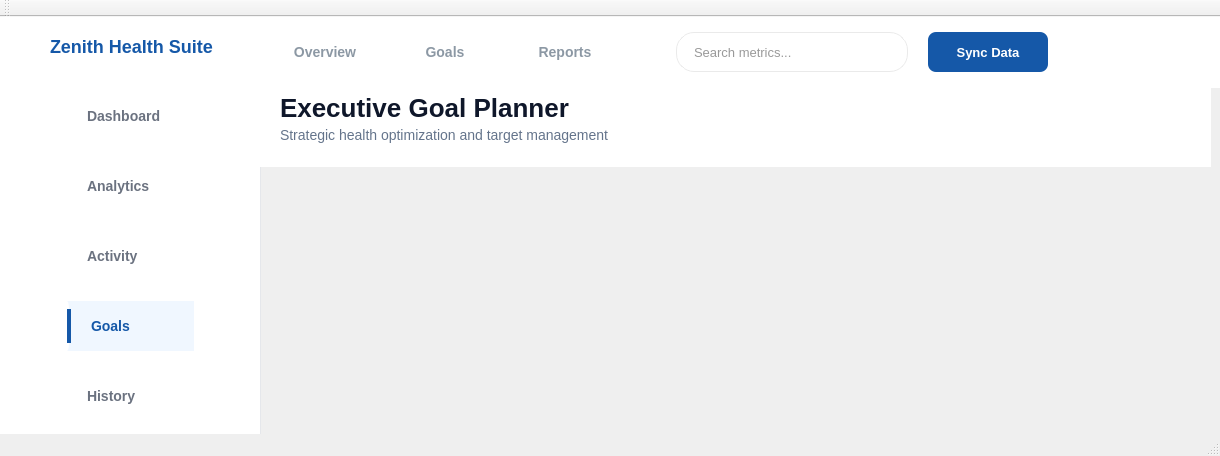
<?xml version="1.0" encoding="UTF-8"?>
<ui version="4.0">
 <class>GoalsClass</class>
 <widget class="QMainWindow" name="GoalsClass">
  <property name="geometry">
   <rect>
    <x>0</x>
    <y>0</y>
    <width>1220</width>
    <height>456</height>
   </rect>
  </property>
  <property name="windowTitle">
   <string>Goals</string>
  </property>
  <property name="styleSheet">
   <string notr="true">#headerWidget QPushButton {
    background-color: transparent;
    border: none;
    color: #8C98A4;
    font-size: 14px;
    font-weight: bold;
    padding: 5px 10px;
}

#headerWidget QPushButton:hover {
    color: #1558A8;
}

#navOverviewButton {
    color: #1558A8 !important;
    border-bottom: 3px solid #1558A8;
    border-radius: 0px;
}

#searchLineEdit {
    background-color: #FFFFFF;
    color: #333333;
    border: 1px solid #EAEAEA;
    border-radius: 18px;
    padding: 8px 15px;
    font-size: 13px;
    min-width: 200px;
}


QLabel {
    font-family: 'Segoe UI', 'Roboto', sans-serif;
}

</string>
  </property>
  <widget class="QWidget" name="centralWidget">
   <widget class="QWidget" name="sidebarWidget" native="true">
    <property name="geometry">
     <rect>
      <x>0</x>
      <y>0</y>
      <width>261</width>
      <height>703</height>
     </rect>
    </property>
    <property name="sizePolicy">
     <sizepolicy hsizetype="Fixed" vsizetype="Preferred">
      <horstretch>0</horstretch>
      <verstretch>0</verstretch>
     </sizepolicy>
    </property>
    <property name="minimumSize">
     <size>
      <width>261</width>
      <height>0</height>
     </size>
    </property>
    <property name="maximumSize">
     <size>
      <width>250</width>
      <height>16777215</height>
     </size>
    </property>
    <property name="styleSheet">
     <string notr="true">#sidebarWidget {
    background-color: #FFFFFF;
    border-right: 1px solid #E5E7EB;
    min-width: 260px; 
}

#appNameLabel {
    color: #1558A8;
    font-size: 18px;
    font-weight: 800;
    padding: 5px 15px 0px 15px;
    background-color: transparent;
    margin-top: 0px;
    border: none;
    min-height: 30px;
    max-height: 35px;
}

#sidebarWidget QPushButton {
    text-align: left;
    padding: 8px 20px;
    background-color: transparent;
    border: none;
    color: #6B7280; 
    font-size: 14px;
    font-weight: 600;
    margin: 2px 15px; 
    border-radius: 8px;
    min-height: 34px; 
}

#sidebarWidget QPushButton:hover {
    background-color: #F0F7FF; 
    color: #1558A8;            
}

QPushButton#goalsButton {
    background-color: #F0F7FF !important;
    color: #1558A8 !important;
    font-weight: 900 !important;
    border-left: 4px solid #1558A8 !important;
    border-radius: 0px 8px 8px 0px !important;
}


</string>
    </property>
    <widget class="QLabel" name="appNameLabel">
     <property name="geometry">
      <rect>
       <x>30</x>
       <y>9</y>
       <width>204</width>
       <height>35</height>
      </rect>
     </property>
     <property name="text">
      <string>Zenith Health Suite</string>
     </property>
    </widget>
    <widget class="QWidget" name="layoutWidget">
     <property name="geometry">
      <rect>
       <x>41</x>
       <y>51</y>
       <width>179</width>
       <height>521</height>
      </rect>
     </property>
     <layout class="QVBoxLayout" name="verticalLayout_2">
      <item>
       <widget class="QPushButton" name="dashboardButton">
        <property name="text">
         <string>Dashboard</string>
        </property>
        <property name="icon">
         <iconset>
          <normaloff>icons/dashboard_24dp_1F1F1F_FILL0_wght400_GRAD0_opsz24.png</normaloff>icons/dashboard_24dp_1F1F1F_FILL0_wght400_GRAD0_opsz24.png</iconset>
        </property>
        <property name="iconSize">
         <size>
          <width>24</width>
          <height>24</height>
         </size>
        </property>
       </widget>
      </item>
      <item>
       <widget class="QPushButton" name="analyticsButton">
        <property name="text">
         <string>Analytics</string>
        </property>
        <property name="icon">
         <iconset>
          <normaloff>icons/analytics_24dp_1F1F1F_FILL0_wght400_GRAD0_opsz24.png</normaloff>icons/analytics_24dp_1F1F1F_FILL0_wght400_GRAD0_opsz24.png</iconset>
        </property>
        <property name="iconSize">
         <size>
          <width>24</width>
          <height>24</height>
         </size>
        </property>
       </widget>
      </item>
      <item>
       <widget class="QPushButton" name="activityButton">
        <property name="text">
         <string>Activity</string>
        </property>
        <property name="icon">
         <iconset>
          <normaloff>icons/moving_24dp_000000_FILL0_wght400_GRAD0_opsz24.png</normaloff>icons/moving_24dp_000000_FILL0_wght400_GRAD0_opsz24.png</iconset>
        </property>
        <property name="iconSize">
         <size>
          <width>24</width>
          <height>24</height>
         </size>
        </property>
       </widget>
      </item>
      <item>
       <widget class="QPushButton" name="goalsButton">
        <property name="text">
         <string>Goals</string>
        </property>
        <property name="icon">
         <iconset>
          <normaloff>icons/circle_circle_24dp_000000_FILL0_wght400_GRAD0_opsz24.png</normaloff>icons/circle_circle_24dp_000000_FILL0_wght400_GRAD0_opsz24.png</iconset>
        </property>
        <property name="iconSize">
         <size>
          <width>24</width>
          <height>24</height>
         </size>
        </property>
       </widget>
      </item>
      <item>
       <widget class="QPushButton" name="historyButton">
        <property name="text">
         <string>History</string>
        </property>
        <property name="icon">
         <iconset>
          <normaloff>icons/history_24dp_000000_FILL0_wght400_GRAD0_opsz24.png</normaloff>icons/history_24dp_000000_FILL0_wght400_GRAD0_opsz24.png</iconset>
        </property>
        <property name="iconSize">
         <size>
          <width>24</width>
          <height>24</height>
         </size>
        </property>
       </widget>
      </item>
      <item>
       <widget class="QPushButton" name="settingsButton">
        <property name="text">
         <string>Settings</string>
        </property>
        <property name="icon">
         <iconset>
          <normaloff>icons/analytics_24dp_1F1F1F_FILL0_wght400_GRAD0_opsz24.png</normaloff>icons/analytics_24dp_1F1F1F_FILL0_wght400_GRAD0_opsz24.png</iconset>
        </property>
        <property name="iconSize">
         <size>
          <width>24</width>
          <height>24</height>
         </size>
        </property>
       </widget>
      </item>
      <item>
       <widget class="QPushButton" name="supportButton">
        <property name="minimumSize">
         <size>
          <width>0</width>
          <height>54</height>
         </size>
        </property>
        <property name="text">
         <string>Support</string>
        </property>
        <property name="icon">
         <iconset>
          <normaloff>icons/contact_support_24dp_000000_FILL0_wght400_GRAD0_opsz24.png</normaloff>icons/contact_support_24dp_000000_FILL0_wght400_GRAD0_opsz24.png</iconset>
        </property>
        <property name="iconSize">
         <size>
          <width>24</width>
          <height>24</height>
         </size>
        </property>
       </widget>
      </item>
     </layout>
    </widget>
   </widget>
   <widget class="QWidget" name="headerWidget" native="true">
    <property name="geometry">
     <rect>
      <x>260</x>
      <y>0</y>
      <width>961</width>
      <height>71</height>
     </rect>
    </property>
    <property name="maximumSize">
     <size>
      <width>16777215</width>
      <height>100</height>
     </size>
    </property>
    <property name="styleSheet">
     <string notr="true"> #headerWidget  {
background-color: #FFFFFF;
}
#headerWidget QPushButton {
    background-color: transparent;
    border: none;
    color: #8C98A4;
    font-size: 14px;
    font-weight: bold;
    padding: 5px 10px;
}

#headerWidget QPushButton:hover {
    color: #1558A8;
}

#navOverviewButton {
    color: #1558A8 !important;
    border-bottom: 3px solid #1558A8;
    border-radius: 0px;
}

#searchLineEdit {
    background-color: #FFFFFF;
    color: #333333;
    border: 1px solid #EAEAEA;
    border-radius: 18px;
    padding: 8px 15px;
    font-size: 13px;
    min-width: 200px;
}
QLabel#executiveDashboardLabel {
    color: #1558A8;
    font-size: 16px;
    font-weight: 800;
    letter-spacing: 2px;
    text-transform: uppercase;
}


</string>
    </property>
    <layout class="QHBoxLayout" name="horizontalLayout_3">
     <property name="spacing">
      <number>20</number>
     </property>
     <property name="leftMargin">
      <number>15</number>
     </property>
     <property name="topMargin">
      <number>10</number>
     </property>
     <property name="rightMargin">
      <number>15</number>
     </property>
     <property name="bottomMargin">
      <number>10</number>
     </property>
     <item>
      <widget class="QPushButton" name="navOverviewButton">
       <property name="minimumSize">
        <size>
         <width>100</width>
         <height>40</height>
        </size>
       </property>
       <property name="text">
        <string>Overview</string>
       </property>
      </widget>
     </item>
     <item>
      <widget class="QPushButton" name="reportsTabButton">
       <property name="minimumSize">
        <size>
         <width>100</width>
         <height>40</height>
        </size>
       </property>
       <property name="text">
        <string>Goals</string>
       </property>
      </widget>
     </item>
     <item>
      <widget class="QPushButton" name="inventoryTabButton">
       <property name="minimumSize">
        <size>
         <width>100</width>
         <height>40</height>
        </size>
       </property>
       <property name="text">
        <string>Reports</string>
       </property>
      </widget>
     </item>
     <item>
      <spacer name="horizontalSpacer">
       <property name="orientation">
        <enum>Qt::Orientation::Horizontal</enum>
       </property>
       <property name="sizeHint" stdset="0">
        <size>
         <width>13</width>
         <height>20</height>
        </size>
       </property>
      </spacer>
     </item>
     <item>
      <widget class="QLineEdit" name="searchLineEdit">
       <property name="minimumSize">
        <size>
         <width>232</width>
         <height>40</height>
        </size>
       </property>
       <property name="placeholderText">
        <string>Search metrics...</string>
       </property>
      </widget>
     </item>
     <item>
      <widget class="QPushButton" name="syncDataButton">
       <property name="minimumSize">
        <size>
         <width>120</width>
         <height>40</height>
        </size>
       </property>
       <property name="styleSheet">
        <string notr="true">#syncDataButton {
    background-color: #1558A8 !important; 
    color: #FFFFFF !important;             
    font-weight: bold;
    font-size: 13px;
    border-radius: 8px;
    padding: 8px 20px;
    border: none;
}

#syncDataButton:hover {
    background-color: #0E417F !important;
}
</string>
       </property>
       <property name="text">
        <string>Sync Data</string>
       </property>
      </widget>
     </item>
     <item>
      <widget class="QPushButton" name="bellButton">
       <property name="text">
        <string/>
       </property>
       <property name="icon">
        <iconset>
         <normaloff>icons/notifications_24dp_000000_FILL0_wght400_GRAD0_opsz24.png</normaloff>icons/notifications_24dp_000000_FILL0_wght400_GRAD0_opsz24.png</iconset>
       </property>
       <property name="iconSize">
        <size>
         <width>24</width>
         <height>24</height>
        </size>
       </property>
      </widget>
     </item>
     <item>
      <widget class="QPushButton" name="profileButton">
       <property name="text">
        <string/>
       </property>
       <property name="icon">
        <iconset>
         <normaloff>icons/account_circle_24dp_000000_FILL0_wght400_GRAD0_opsz24.png</normaloff>icons/account_circle_24dp_000000_FILL0_wght400_GRAD0_opsz24.png</iconset>
       </property>
       <property name="iconSize">
        <size>
         <width>24</width>
         <height>24</height>
        </size>
       </property>
      </widget>
     </item>
    </layout>
   </widget>
   <widget class="QFrame" name="titleFrame">
    <property name="geometry">
     <rect>
      <x>260</x>
      <y>70</y>
      <width>951</width>
      <height>80</height>
     </rect>
    </property>
    <property name="styleSheet">
     <string notr="true">/* 1. Title Frame ka apna background White karein */
#titleFrame {
    background-color: #FFFFFF; 
    border: none;
}

/* 2. Main Title (Executive Goal Planner) ka design */
#titleFrame #lblMainTitle {
    color: #0F172A;/* Dark Blue/Black */
    font-size: 26px;
    font-weight: 900; /* Extra Bold */
    background-color: transparent; /* Taake peechay ka white frame nazar aaye */
}

/* 3. Subtitle (Strategic health...) ka design */
#titleFrame #lblSubTitle {
    color: #64748B; /* Grey Color */
    font-size: 14px;
    background-color: transparent; /* Taake peechay ka white frame nazar aaye */
}</string>
    </property>
    <property name="frameShape">
     <enum>QFrame::Shape::StyledPanel</enum>
    </property>
    <property name="frameShadow">
     <enum>QFrame::Shadow::Raised</enum>
    </property>
    <widget class="QLabel" name="lblMainTitle">
     <property name="geometry">
      <rect>
       <x>20</x>
       <y>10</y>
       <width>311</width>
       <height>21</height>
      </rect>
     </property>
     <property name="text">
      <string>Executive Goal Planner</string>
     </property>
    </widget>
    <widget class="QLabel" name="lblSubTitle">
     <property name="geometry">
      <rect>
       <x>20</x>
       <y>40</y>
       <width>361</width>
       <height>16</height>
      </rect>
     </property>
     <property name="text">
      <string>Strategic health optimization and target management</string>
     </property>
    </widget>
   </widget>
  </widget>
  <widget class="QMenuBar" name="menuBar">
   <property name="geometry">
    <rect>
     <x>0</x>
     <y>0</y>
     <width>1220</width>
     <height>21</height>
    </rect>
   </property>
  </widget>
  <widget class="QToolBar" name="mainToolBar">
   <attribute name="toolBarArea">
    <enum>TopToolBarArea</enum>
   </attribute>
   <attribute name="toolBarBreak">
    <bool>false</bool>
   </attribute>
  </widget>
  <widget class="QStatusBar" name="statusBar"/>
 </widget>
 <layoutdefault spacing="6" margin="11"/>
 <resources/>
 <connections/>
</ui>
